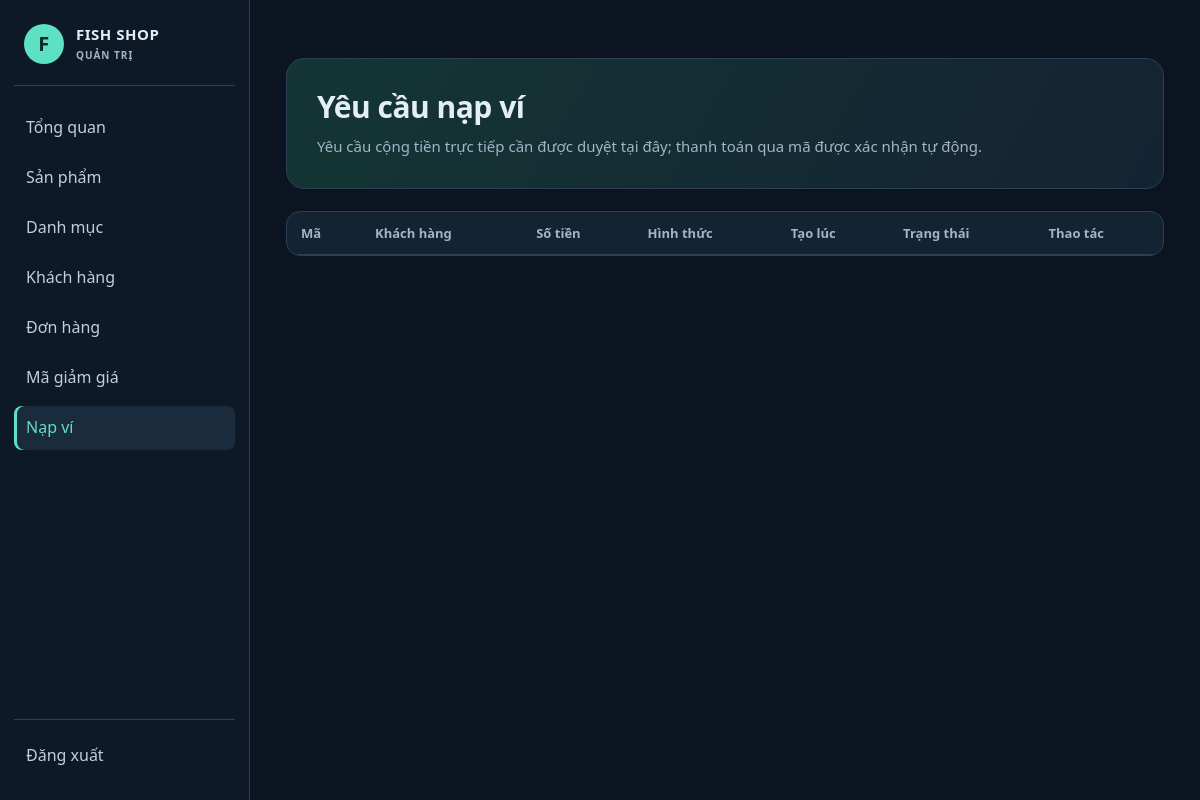
The app's page /admin/wallet_deposits.php (signed in), older data.
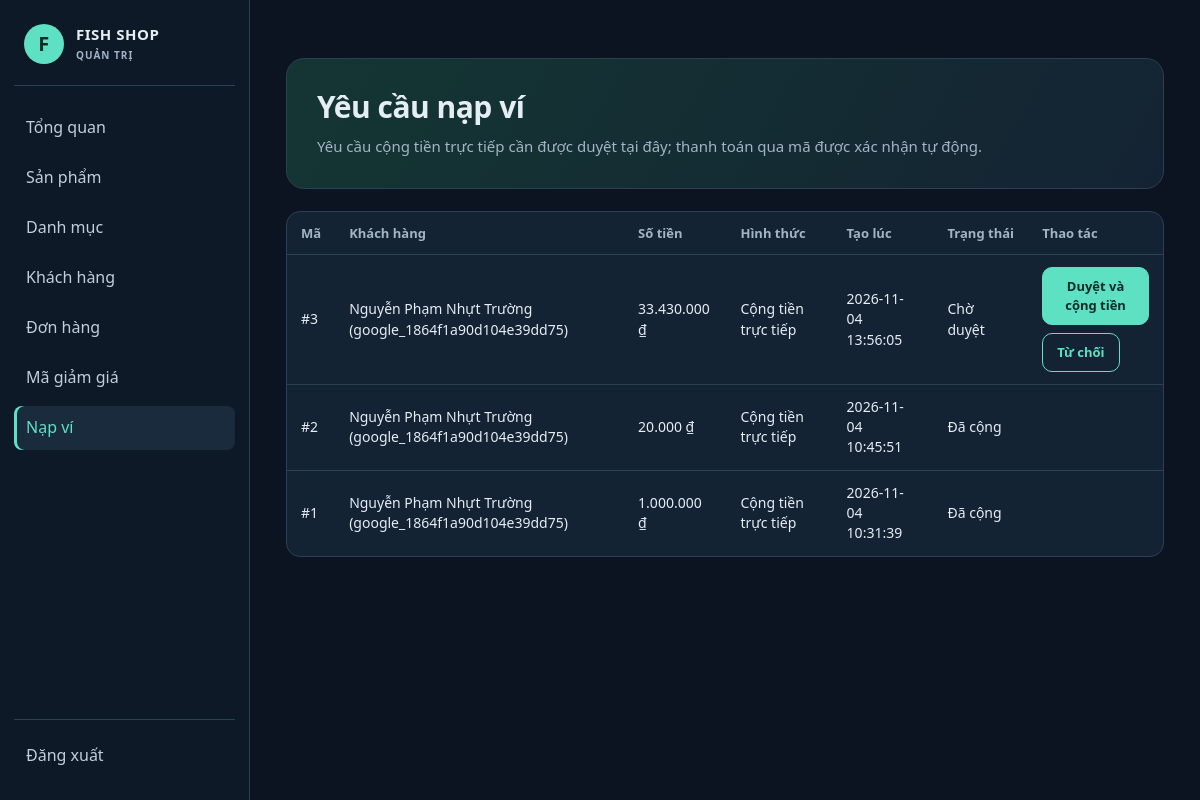
The same page, newer data.
### tables this page shows
CREATE TABLE `wallet_deposits` (
  `id` bigint(20) UNSIGNED NOT NULL,
  `user_id` int(10) UNSIGNED NOT NULL,
  `amount` bigint(20) UNSIGNED NOT NULL,
  `reference_mode` enum('with_code','no_code') NOT NULL DEFAULT 'with_code',
  `request_type` enum('payos','direct') NOT NULL DEFAULT 'direct',
  `sender_name` varchar(100) NOT NULL DEFAULT '',
  `status` enum('pending','approved','rejected') NOT NULL DEFAULT 'pending',
  `payos_payment_link_id` varchar(80) DEFAULT NULL,
  `payos_checkout_url` varchar(500) DEFAULT NULL,
  `paid_at` datetime DEFAULT NULL,
  `payos_bank_bin` varchar(16) DEFAULT NULL,
  `payos_account_number` varchar(40) DEFAULT NULL,
  `payos_account_name` varchar(150) DEFAULT NULL,
  `payos_transfer_description` varchar(100) DEFAULT NULL,
  `payos_qr_code` text DEFAULT NULL,
  `created_at` timestamp NOT NULL DEFAULT current_timestamp(),
  `reviewed_at` datetime DEFAULT NULL,
  `reviewed_by` int(10) UNSIGNED DEFAULT NULL,
  UNIQUE KEY `uq_wallet_deposit_payos_link` (`payos_payment_link_id`)
);

CREATE TABLE `users` (
  `id` int(10) UNSIGNED NOT NULL,
  `username` varchar(50) NOT NULL,
  `password` varchar(255) NOT NULL COMMENT 'Chuỗi băm từ password_hash()',
  `fullname` varchar(100) NOT NULL,
  `email` varchar(254) DEFAULT NULL,
  `security_question` varchar(40) DEFAULT NULL,
  `security_answer_hash` varchar(255) DEFAULT NULL,
  `phone` varchar(20) NOT NULL,
  `address` varchar(255) NOT NULL DEFAULT '',
  `avatar` varchar(255) DEFAULT NULL,
  `role` enum('customer','admin') NOT NULL DEFAULT 'customer',
  `account_status` enum('active','locked') NOT NULL DEFAULT 'active',
  `locked_reason` varchar(64) DEFAULT NULL,
  `locked_note` text DEFAULT NULL,
  `locked_at` datetime DEFAULT NULL,
  `locked_by_admin_id` int(10) UNSIGNED DEFAULT NULL,
  `created_at` timestamp NOT NULL DEFAULT current_timestamp()
);

### includes/functions.php (called while the page is built, shortened)
<?php
function e($s): string { return htmlspecialchars((string)$s, ENT_QUOTES, 'UTF-8'); }
function money($v): string { return number_format((float)$v, 0, ',', '.') . ' ₫'; }

### admin/wallet_deposits.php (the view, shortened to what this page needs)
<?php
requireAdmin();$pdo=db();reward_schema($pdo);
$rows=$pdo->query("SELECT d.*,u.fullname,u.username FROM wallet_deposits d JOIN users u ON u.id=d.user_id ORDER BY (d.status='pending') DESC,d.id DESC")->fetchAll();
$pageTitle='Yêu cầu nạp ví';include __DIR__.'/_header.php';
?>
<section class="page-intro"><h1>Yêu cầu nạp ví</h1><p>Yêu cầu cộng tiền trực tiếp cần được duyệt tại đây; thanh toán qua mã được xác nhận tự động.</p></section>
<div class="table-wrap"><table><thead><tr><th>Mã</th><th>Khách hàng</th><th>Số tiền</th><th>Hình thức</th><th>Tạo lúc</th><th>Trạng thái</th><th>Thao tác</th></tr></thead><tbody><?php foreach($rows as $r): ?><tr><td>#<?=(int)$r['id']?></td><td><?=e($r['fullname'])?> (<?=e($r['username'])?>)</td><td><?=money($r['amount'])?></td><td><?php if($r['request_type']==='direct'): ?>Cộng tiền trực tiếp<?php elseif(!empty($r['payos_payment_link_id'])): ?><a href="<?=e($r['payos_checkout_url'])?>" target="_blank" rel="noopener noreferrer">Thanh toán QR</a><?php else: ?>Chờ tạo mã thanh toán<?php endif; ?><?php if(!empty($r['paid_at'])): ?><br><small>Đã trả: <?=e($r['paid_at'])?></small><?php endif; ?></td><td><?=e($r['created_at'])?></td><td><?php if($r['status']==='pending'&&$r['request_type']==='direct'): ?>Chờ duyệt<?php else: ?><?=['pending'=>'Chờ thanh toán','approved'=>!empty($r['paid_at'])?'Đã nạp tự động':'Đã cộng','rejected'=>'Từ chối'][$r['status']]?><?php endif; ?></td><td><?php if($r['status']==='pending'&&empty($r['payos_payment_link_id'])): ?><div class="voucher-table-actions"><form method="post"><?=csrf_field()?><input type="hidden" name="id" value="<?=(int)$r['id']?>"><input type="hidden" name="decision" value="approve"><button class="btn sm" type="submit"><?=$r['request_type']==='direct'?'Duyệt và cộng tiền':'Xác nhận đã nhận tiền'?></button></form><form method="post"><?=csrf_field()?><input type="hidden" name="id" value="<?=(int)$r['id']?>"><input type="hidden" name="decision" value="reject"><button class="btn ghost sm" type="submit">Từ chối</button></form></div><?php elseif($r['status']==='pending'): ?>Giao dịch sẽ cập nhật sau khi khách thanh toán.<?php endif; ?></td></tr><?php endforeach; ?></tbody></table></div>
<?php include __DIR__.'/_footer.php'; ?>

Row changes from the older to the newer data that the page shows:
added wallet_deposits: id "3", user.fullname "Nguyễn Phạm Nhựt Trường", user.username "google_1864f1a90d104e39dd75", amount "33.430.000 ₫", request_type "Cộng tiền trực tiếp", created_at "2026-11-04 13:56:05", status "Chờ duyệt"
added wallet_deposits: id "2", user.fullname "Nguyễn Phạm Nhựt Trường", user.username "google_1864f1a90d104e39dd75", amount "20.000 ₫", request_type "Cộng tiền trực tiếp", created_at "2026-11-04 10:45:51", paid_at+status "Đã cộng"
added wallet_deposits: id "1", user.fullname "Nguyễn Phạm Nhựt Trường", user.username "google_1864f1a90d104e39dd75", amount "1.000.000 ₫", request_type "Cộng tiền trực tiếp", created_at "2026-11-04 10:31:39", paid_at+status "Đã cộng"
